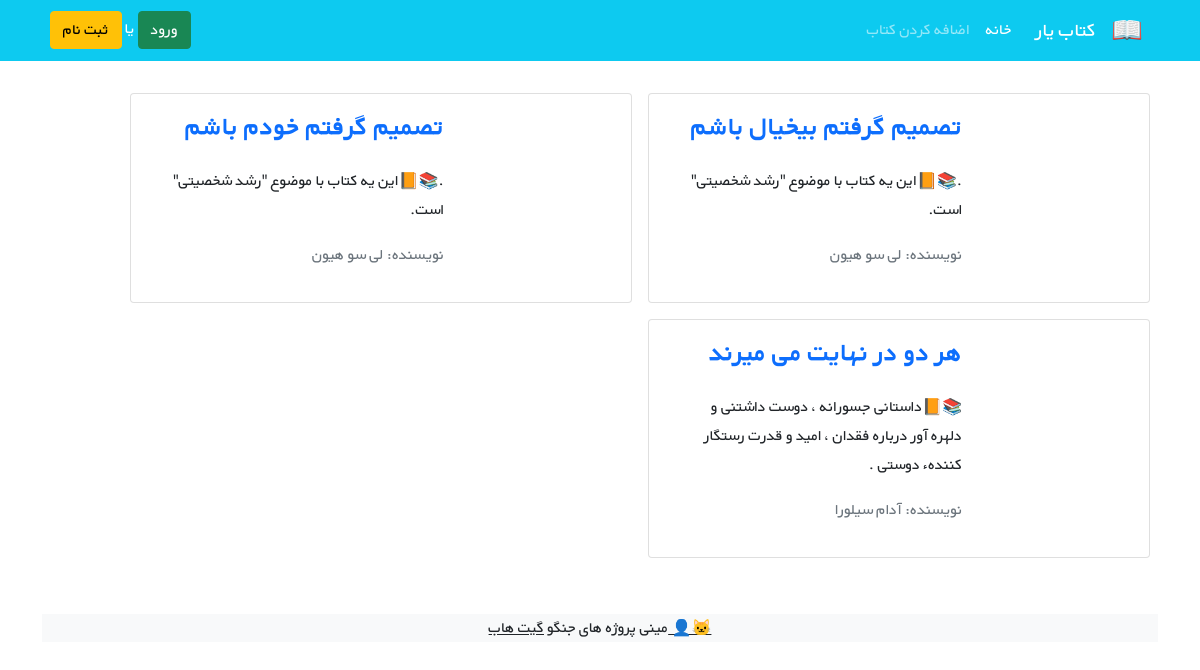
The page /books/ on the database as committed earlier.
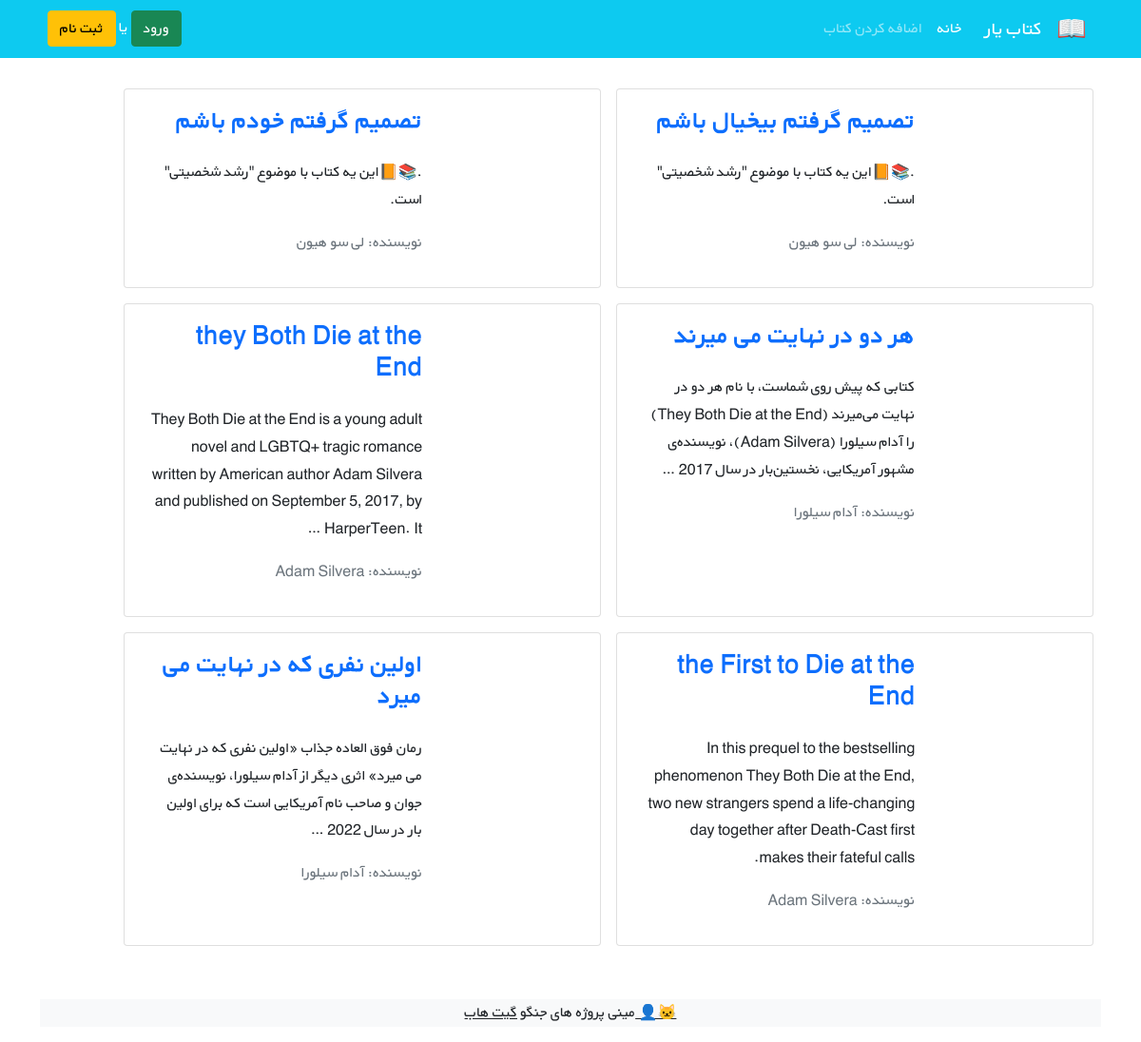
The same page on the database as committed later.
### books/models.py (models this page shows, shortened)
class Book(models.Model):
    title = models.CharField(max_length=200)
    author = models.CharField(max_length=200)
    description = models.TextField()
    price = models.DecimalField(max_digits=5, decimal_places=2)
    cover = models.ImageField(upload_to='covers/', blank=True)
    def get_absolute_url(self):
        return reverse('book_detail', args=[self.id])

### books/views.py (the view)
# urls.py: path('', BookListView.as_view(), name='book_list'),
class BookListView(generic.ListView):
    model = Book
    template_name = 'books/book_list.html'
    context_object_name = 'books'

### books/templates/books/book_list.html (shortened to what this page needs)
{% extends '_base.html' %}
{% block content %}
    <div class="container mt-4">
        <div class="row flex-row-reverse ">
            {% for book in books %}
                <div class="card m-2" style="max-width: 45%">
                    <div class="row g-0 h-100" dir="rtl">
                        <div class="col-md-4">
                        </div>
                        <div class="col-md-8 h-100">
                            <div class="d-flex flex-column justify-content-between h-100">
                                <div class="card-body">
                                    <a class="text-decoration-none" href="{{ book.get_absolute_url }}"><h3 class="card-title"><strong>{{ book.title }}</strong></h3></a>
                                    <p class="card-text pt-3">{{ book.description|truncatewords:30 }}</p>
                                    <p class="text-muted">نویسنده: {{ book.author }}</p>
                                </div>
                            </div>
                        </div>
                    </div>
                </div>
            {% endfor %}
        </div>
    </div>
    <footer class="bg-light text-center text-lg-start mt-5">
        <div class="text-center bg-grey">
            <p>مینی پروژه های جنگو <a class="text-dark" href="https://github.com/SamiraDorchalian" target="_blank">گیت هاب 🐱‍👤</a></p>
        </div>
    </footer>
{% endblock content %}

Rows that differ between the two databases and show on the page:
changed Book "هر دو در نهایت می میرند": description "📚📙داستانی جسورانه ، دوست داشتنی و دلهره آور درباره فقدان ، امید و قدرت رستگار کنندهء دوستی ." → "کتابی که پیش روی شماست،‌ با نام هر دو در نهایت می‌میرند (They Both Die at the End) را آدام سیلورا (Adam Silvera)، نویسنده‌ی مشهور آمریکایی، نخستین‌بار در سال 2017 …"
added Book: title "they Both Die at the End", description "They Both Die at the End is a young adult novel and LGBTQ+ tragic romance written by American author Adam Silvera and published on September 5, 2017, by HarperTeen. It …", author "Adam Silvera"
added Book: title "the First to Die at the End", description "In this prequel to the bestselling phenomenon They Both Die at the End, two new strangers spend a life-changing day together after Death-Cast first makes their fateful calls.", author "Adam Silvera"
added Book: title "اولین نفری که در نهایت می میرد", description "رمان فوق العاده جذاب «اولین نفری که در نهایت می میرد» اثری دیگر از آدام سیلورا، نویسنده‌ی جوان و صاحب نام آمریکایی است که برای اولین بار در سال 2022 …", author "آدام سیلورا"
